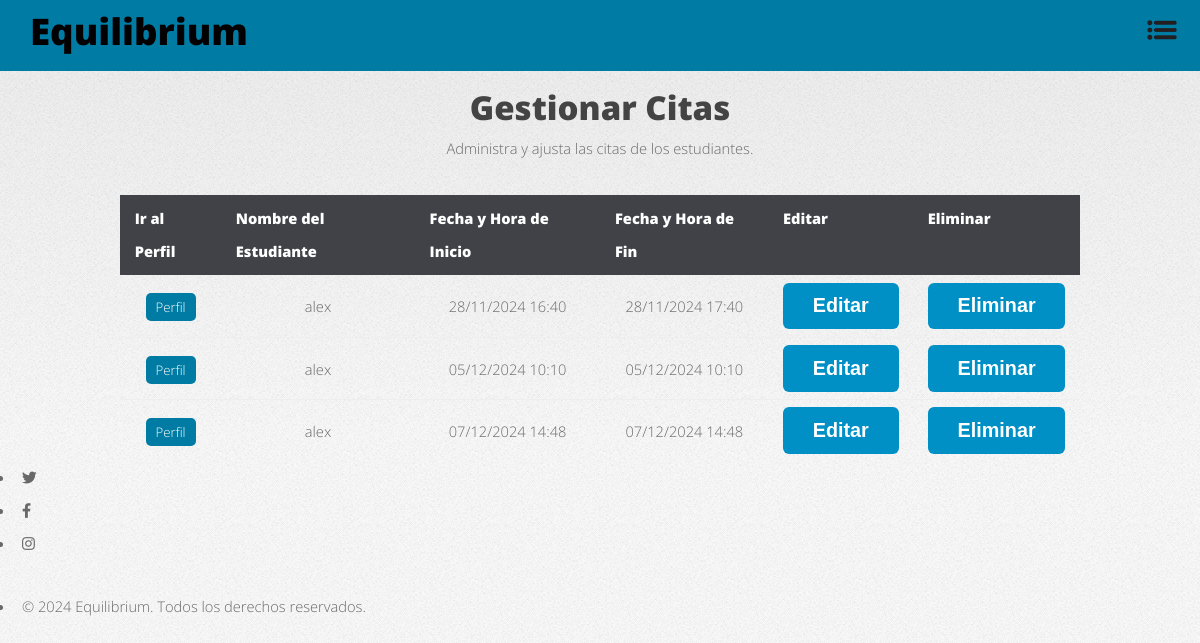
/psychologist/manage_appointments/ (signed in), run on the app's committed database.
### main/models.py (models this page shows, shortened)
class Appointment(models.Model):
    student = models.ForeignKey('Student', on_delete=models.CASCADE)
    psychologist = models.ForeignKey('Psychologist', on_delete=models.CASCADE)
    start_time = models.DateTimeField()
    end_time = models.DateTimeField()

class Student(models.Model):
    user = models.OneToOneField(User, on_delete=models.CASCADE, related_name='student_profile')
    name = models.CharField(max_length=100)
    age = models.IntegerField()
    email = models.EmailField(unique=True)
    student_number = models.CharField(max_length=20, unique=True)
    location = models.CharField(max_length=100)
    profile_photo = models.ImageField(upload_to='profile_photos/', null=True, blank=True)
    psychologist = models.ForeignKey(
        Psychologist,
        on_delete=models.SET_NULL,
        null=True,
        blank=True,
        related_name='assigned_students'
    )

### main/views.py (the view)
# urls.py: path('psychologist/manage_appointments/', views.manage_appointments, name='manage_appointments'),
@login_required
def manage_appointments(request):
    if not hasattr(request.user, 'psychologist_profile'):
        return redirect('home')  # Redirige a la página principal si no es psicólogo
    psychologist = request.user.psychologist_profile
    appointments = Appointment.objects.filter(psychologist=psychologist).order_by('start_time')
    if request.method == 'POST' and 'delete_appointment_id' in request.POST:
        appointment_id = request.POST['delete_appointment_id']
        appointment = get_object_or_404(Appointment, id=appointment_id, psychologist=psychologist)
        appointment.delete()
        messages.success(request, 'La cita ha sido eliminada exitosamente.')
        return redirect('manage_appointments')
    return render(request, 'manage_appointments.html', {
        'appointments': appointments,
    })

### main/templates/manage_appointments.html (shortened to what this page needs)
<!DOCTYPE html>
<html lang="es">
<head>
    {% load static %}
    <link rel="stylesheet" href="{% static 'css/fontawesome-all.min.css' %}">
    <link rel="stylesheet" href="{% static 'css/main.css' %}">
</head>
<body class="is-preload">
    <div id="page-wrapper">
        <div class="blue-bar">
            <h1 id="logo"><a href="{% url 'home' %}">Equilibrium</a></h1>
            <nav id="nav">
                <ul>
                    <li class="dropdown">
                        <a href="javascript:void(0)" class="dropbtn">
                            <img src="{% static 'img/menu-icon.png' %}" alt="Menú" class="menu-icon">
                        </a>
                    </li>
                </ul>
            </nav>
        </div>
        <section id="main" class="container">
            <header class="major">
                <h2>Gestionar Citas</h2>
                <p>Administra y ajusta las citas de los estudiantes.</p>
            </header>
            <table class="alt">
                <thead>
                    <tr>
                        <th>Ir al Perfil</th>
                        <th>Nombre del Estudiante</th>
                        <th>Fecha y Hora de Inicio</th>
                        <th>Fecha y Hora de Fin</th>
                        <th>Editar</th>
                        <th>Eliminar</th>
                    </tr>
                </thead>
                <tbody>
                    {% for appointment in appointments %}
                    <tr>
                        <td>
                            <a href="{% url 'view_student_profile' appointment.student.id %}" class="profile-button">Perfil</a>
                        </td>
                        <td>{{ appointment.student.name }}</td>
                        <td>{{ appointment.start_time|date:"d/m/Y H:i" }}</td>
                        <td>{{ appointment.end_time|date:"d/m/Y H:i" }}</td>
                        <td>
                            <form method="GET" action="{% url 'edit_appointment' appointment.id %}" style="display:inline;">
                                <button type="submit" class="button primary small">Editar</button>
                            </form>
                        </td>
                        <td>
                            <form method="POST" style="display:inline;" onsubmit="return confirm('¿Estás seguro de que quieres eliminar esta cita?');">
                                <button type="submit" class="button small">Eliminar</button>
                            </form>
                        </td>
                    </tr>
                    {% empty %}
                        <tr>
                            <td colspan="6">No hay citas programadas.</td>
                        </tr>
                    {% endfor %}
                </tbody>
            </table>
        </section>
        <footer id="footer">
            <ul class="icons">
                <li><a href="#" class="icon brands fa-twitter"><span class="label">Twitter</span></a></li>
                <li><a href="#" class="icon brands fa-facebook-f"><span class="label">Facebook</span></a></li>
                <li><a href="#" class="icon brands fa-instagram"><span class="label">Instagram</span></a></li>
            </ul>
            <ul class="copyright">
                <li>&copy; 2024 Equilibrium. Todos los derechos reservados.</li>
            </ul>
        </footer>
    </div>
</body>
</html>

### main/templates/manage_appointments.html (style rules this page uses)
.blue-bar { background-color: #007ba3; display: flex; justify-content: space-between; align-items: center; padding: 15px 30px; position: relative; top: 0; width: 100%; box-sizing: border-box; }
#logo a { font-size: 2.5em; color: rgb(2, 0, 0); text-decoration: none; }
.menu-icon { width: 50px; height: auto; vertical-align: middle; margin-left: 20px; }
#main { margin-top: 20px; text-align: center; }
.profile-button { background-color: #007ba3; color: white; padding: 5px 10px; border: none; border-radius: 5px; font-size: 0.9em; cursor: pointer; text-decoration: none; }

### data on the page
Appointment: student.name "alex", start_time "28/11/2024 16:40", end_time "28/11/2024 17:40"
Appointment: student.name "alex", start_time "05/12/2024 10:10", end_time "05/12/2024 10:10"
Appointment: student.name "alex", start_time "07/12/2024 14:48", end_time "07/12/2024 14:48"
